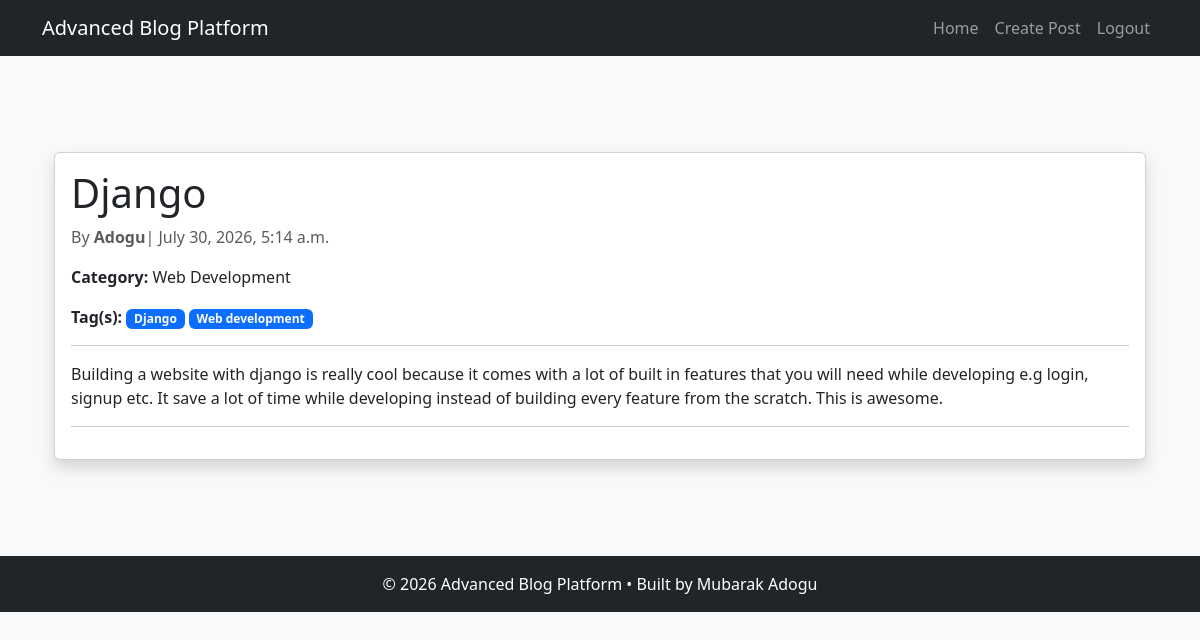
Page /post/django/ (signed in) on the committed database.
### account/models.py (models this page shows, shortened)
class Post(models.Model):
    DRAFT = "draft"
    PUBLISHED = "published"
    STATUS_CHOICES = [
        (DRAFT, "Draft"),
        (PUBLISHED, "Published"),
    ]
    status = models.CharField(
        max_length=10,
        choices=STATUS_CHOICES,
        default=DRAFT,
    )
    author = models.ForeignKey(User, on_delete=models.CASCADE, related_name="posts")
    category = models.ForeignKey(
        Category, on_delete=models.CASCADE, related_name="posts"
    )
    tags = models.ManyToManyField(Tag, blank=True, related_name="posts")
    title = models.CharField(max_length=200)
    slug = models.SlugField(unique=True, editable=False)
    content = models.TextField()
    image = models.ImageField(upload_to="posts/", blank=True, null=True)
    created_at = models.DateTimeField(auto_now_add=True)
    updated_at = models.DateTimeField(auto_now=True)

class Category(models.Model):
    name = models.CharField(max_length=100, unique=True)
    slug = models.SlugField(unique=True)
    def __str__(self):
        return self.name

class Tag(models.Model):
    name = models.CharField(max_length=30, unique=True)
    slug = models.SlugField(unique=True, editable=False)

### account/views.py (the view)
# urls.py: path("post/<slug:slug>/", views.post_detail, name="post_detail"),
def post_detail(request, slug):
    post = get_object_or_404(Post, slug=slug)
    return render(request, "blog/post_detail.html", {"post": post})

### blog/templates/blog/post_detail.html (shortened to what this page needs)
{% extends "base.html" %}
{% block content %}
<div class="container mt-5">
    <div class="card shadow">
        <div class="card-body">
            <h1 class="card-title">{{ post.title }}</h1>
            <p class="text-muted"> By <strong>{{post.author }}</strong>| {{ post.created_at }}</p>
            <p>
                <strong>Category:</strong> {{ post.category }}
            </p>
            <P>
                <strong>Tag(s):</strong>
                {% for tag in post.tags.all %}
                <span class="badge bg-primary">{{ tag.name }}</span>
                    {% empty %}
                        <span class="text-muted">No tag(s)</span>
                {% endfor %}
            </P>
            <hr>
            <p class="card-text">
                {{ post.content }}
            </p>
            <hr>
            {% endblock %}

### rows in the picture
Post: title "Django", author "Adogu", created_at "July 30, 2026, 5:14 a.m.", category "Web Development", content "Building a website with django is really cool because it comes with a lot of built in features that you will need while developing e.g login, signup etc. It save a lot of time while developing instead of building every feature from the scratch. This is awesome."
Tag: name "Django"
Tag: name "Web development"
